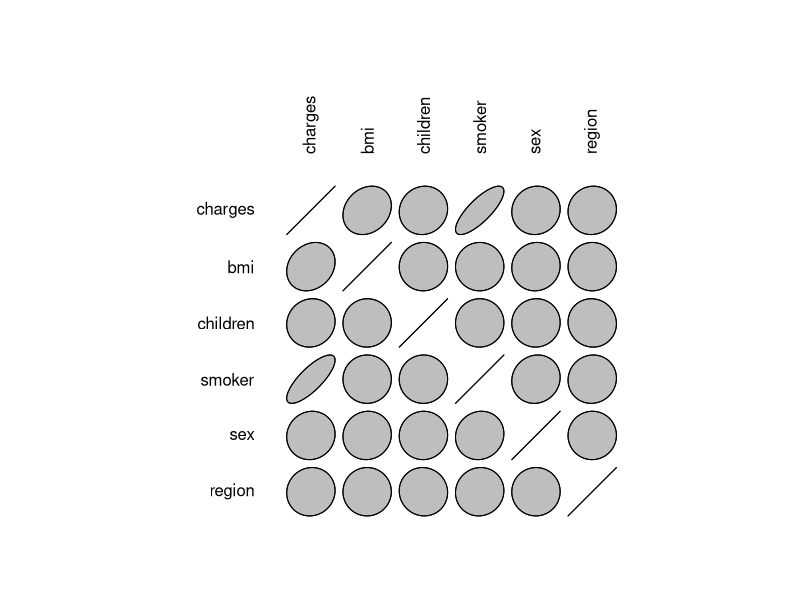
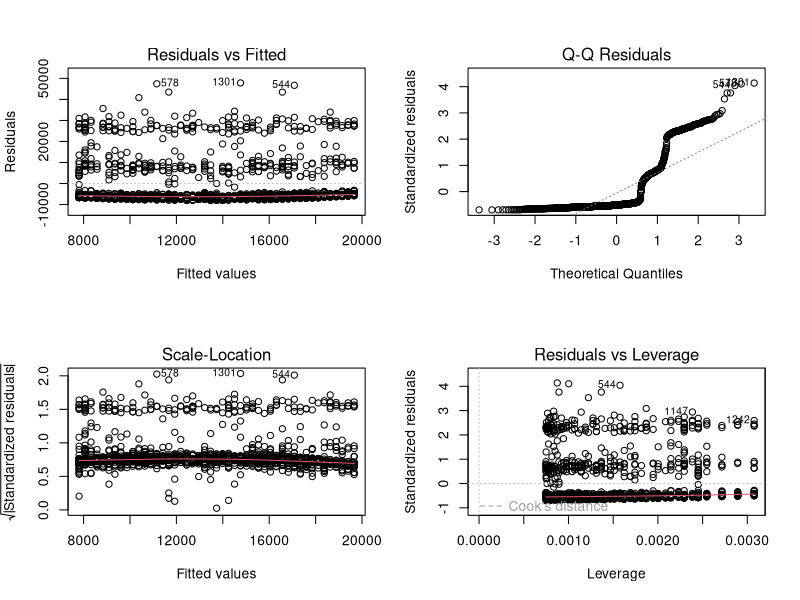
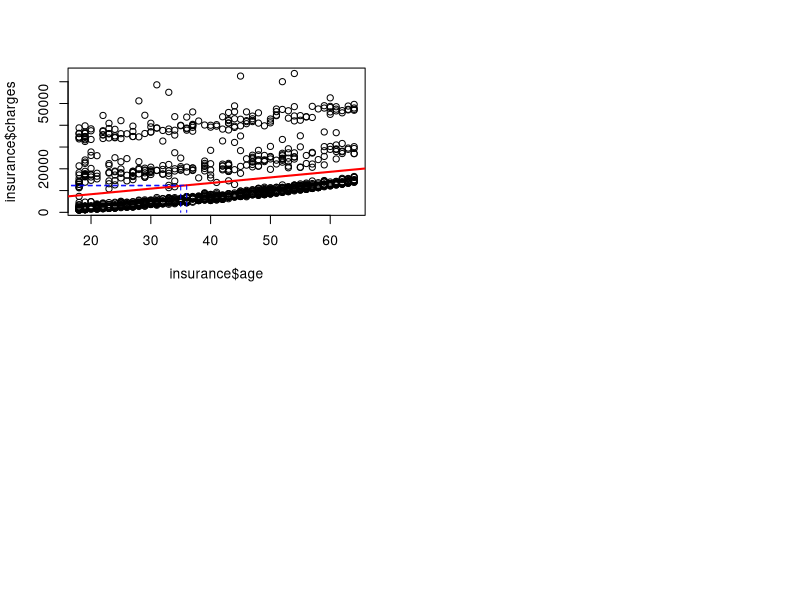
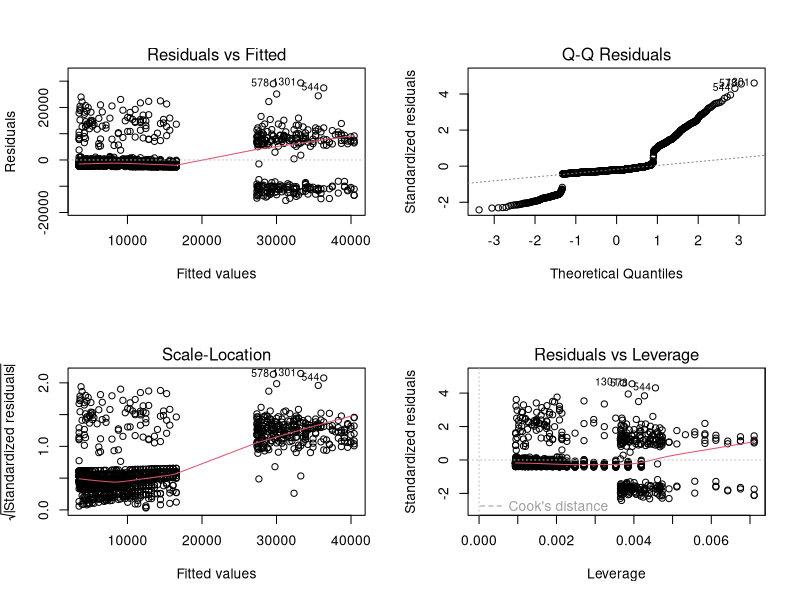
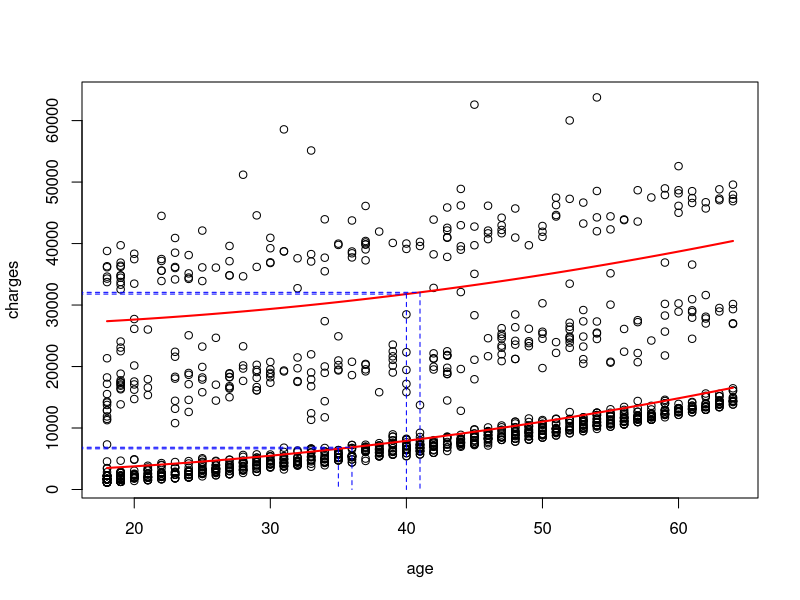

These figures' R source, in order:
## ---- chunk 1

insurance <- read.csv("insurance.csv", stringsAsFactors=TRUE)
insurance <- insurance[, -1]
library(ellipse)

## ---- chunk 2

insurance_numeric <- subset(insurance, select=c(charges, bmi, children))

insurance_numeric$smoker[insurance$smoker=="yes"] <- 1
insurance_numeric$smoker[insurance$smoker=="no"] <- 0

insurance_numeric$sex[insurance$sex=="male"] <- 2
insurance_numeric$sex[insurance$sex=="female"] <- 1

insurance_numeric$region[insurance$region=="southwest"] <- 1
insurance_numeric$region[insurance$region=="northwest"] <- 2
insurance_numeric$region[insurance$region=="southeast"] <- 3
insurance_numeric$region[insurance$region=="northeast"] <- 4

correlation <- cor(insurance_numeric)
round(correlation, 2)
plotcorr(correlation)

## ---- chunk 3

linear_fit <- lm(charges~age, data=insurance)

par(mfrow=c(2,2))
plot(linear_fit)
summary(linear_fit)

## ---- chunk 4

plot(insurance$age, insurance$charges)
abline(linear_fit, col="red", lwd=2)

x0 = 35
x1 = 36
y0 = predict(linear_fit, data.frame(age = x0))
y1 = predict(linear_fit, data.frame(age = x1))
segments(x0, y0, x0, 0, col = "blue", lty="dashed")
segments(x1, y1, x1, 0, col = "blue", lty="dashed")
segments(0, y0, x0, y0, col = "blue", lty="dashed")
segments(0, y1, x1, y1, col = "blue", lty="dashed")

## ---- chunk 5

quaratic_fit_smoker <- lm(charges~I(age^2) + smoker, data=insurance)
linear_fit_smoker2 <- lm(charges~age + smoker, data=insurance)
AIC(linear_fit, quaratic_fit_smoker, linear_fit_smoker2)

## ---- chunk 6

par(mfrow=c(2,2))
plot(quaratic_fit_smoker)
summary(quaratic_fit_smoker)

par(mfrow=c(1,1))
plot(charges ~ age, data = insurance)
curve(predict(quaratic_fit_smoker, data.frame(age = x, smoker = "no")), add = T, col="red", lwd=2)
curve(predict(quaratic_fit_smoker, data.frame(age = x, smoker = "yes")), add = T, col="red", lwd=2)

x0 = 35
x1 = 36
y0 = predict(quaratic_fit_smoker, data.frame(age = x0, smoker = "no"))
y1 = predict(quaratic_fit_smoker, data.frame(age = x1, smoker = "no"))
segments(x0, y0, x0, 0, col = "blue", lty="dashed")
segments(x1, y1, x1, 0, col = "blue", lty="dashed")
segments(0, y0, x0, y0, col = "blue", lty="dashed")
segments(0, y1, x1, y1, col = "blue", lty="dashed")

x0 = 40
x1 = 41
y0 = predict(quaratic_fit_smoker, data.frame(age = x0, smoker = "yes"))
y1 = predict(quaratic_fit_smoker, data.frame(age = x1, smoker = "yes"))
segments(x0, y0, x0, 0, col = "blue", lty="dashed")
segments(x1, y1, x1, 0, col = "blue", lty="dashed")
segments(0, y0, x0, y0, col = "blue", lty="dashed")
segments(0, y1, x1, y1, col = "blue", lty="dashed")

## ---- chunk 7

predict(quaratic_fit_smoker, data.frame(age = 40, smoker = "yes"))
predict(quaratic_fit_smoker, data.frame(age = 40, smoker = "no"))
